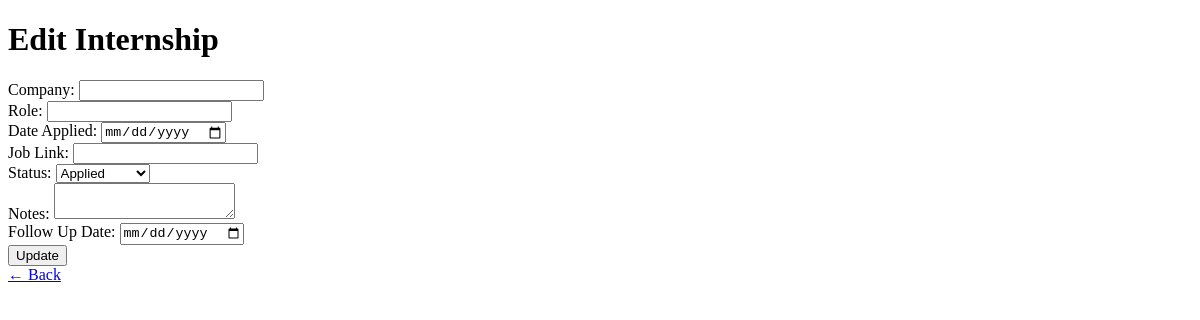
Before: /edit/6 with the older database file.
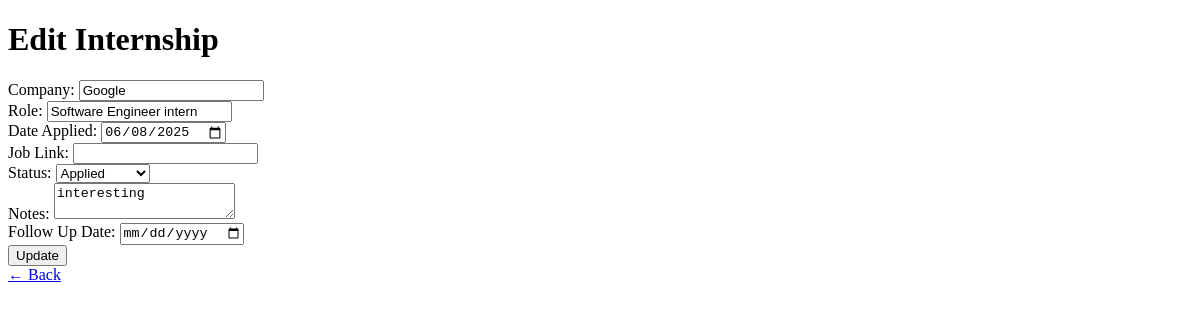
After: the same page with the newer database file.
### tables this page shows
CREATE TABLE applications (
        id INTEGER PRIMARY KEY AUTOINCREMENT,
        company TEXT NOT NULL,
        role TEXT NOT NULL,
        date_applied TEXT,
        job_link TEXT,
        status TEXT,
        notes TEXT,
        follow_up_date TEXT
    );

### app.py (the view, shortened to what this page needs)
@app.route('/edit/<int:id>', methods=['GET', 'POST'])
def edit_internship(id):
    conn = get_db_connection()
    app_data = conn.execute('SELECT * FROM applications WHERE id = ?', (id,)).fetchone()
    conn.close()
    return render_template('edit_internship.html', app=app_data)

### app.py (called while the page is built)
def get_db_connection():
    db_path = os.path.abspath('internships.db')
    print(f"Connecting to DB at: {db_path}")
    conn = sqlite3.connect('internships.db')
    conn.row_factory = sqlite3.Row
    return conn

### templates/edit_internship.html (shortened to what this page needs)
<!DOCTYPE html>
<html>
<head>
</head>
<body>
    <h1>Edit Internship</h1>
    <form method="POST">
        <label>Company: <input type="text" name="company" value="{{ app.company }}" required></label><br>
        <label>Role: <input type="text" name="role" value="{{ app.role }}" required></label><br>
        <label>Date Applied: <input type="date" name="date_applied" value="{{ app.date_applied }}"></label><br>
        <label>Job Link: <input type="url" name="job_link" value="{{ app.job_link }}"></label><br>
        <label>Status:
            <select name="status">
                {% for s in ["Applied", "Interviewing", "Offer", "Rejected"] %}
                    <option value="{{ s }}" {% if app.status == s %}selected{% endif %}>{{ s }}</option>
                {% endfor %}
            </select>
        </label><br>
        <label>Notes: <textarea name="notes">{{ app.notes }}</textarea></label><br>
        <label>Follow Up Date: <input type="date" name="follow_up_date" value="{{ app.follow_up_date }}"></label><br>
        <button type="submit">Update</button>
    </form>
    <a href="/">← Back</a>
</body>
</html>

Changed rows visible on the page:
added applications: company "Google", role "Software Engineer intern", date_applied "06/08/2025", status "Applied", notes "interesting"
Other visible differences:
form field status: "Applied" → (not shown)
